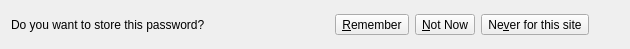
<?xml version="1.0" encoding="UTF-8"?>
<ui version="4.0">
 <class>PasswordBar</class>
 <widget class="QWidget" name="PasswordBar">
  <property name="geometry">
   <rect>
    <x>0</x>
    <y>0</y>
    <width>630</width>
    <height>35</height>
   </rect>
  </property>
  <property name="sizePolicy">
   <sizepolicy hsizetype="Preferred" vsizetype="Maximum">
    <horstretch>0</horstretch>
    <verstretch>0</verstretch>
   </sizepolicy>
  </property>
  <layout class="QHBoxLayout" name="horizontalLayout">
   <item>
    <widget class="QLabel" name="infoLabel">
     <property name="sizePolicy">
      <sizepolicy hsizetype="Maximum" vsizetype="Preferred">
       <horstretch>0</horstretch>
       <verstretch>0</verstretch>
      </sizepolicy>
     </property>
     <property name="text">
      <string>Do you want to store this password?</string>
     </property>
     <property name="buddy">
      <cstring>m_find</cstring>
     </property>
    </widget>
   </item>
   <item>
    <spacer name="horizontalSpacer">
     <property name="orientation">
      <enum>Qt::Horizontal</enum>
     </property>
     <property name="sizeHint" stdset="0">
      <size>
       <width>51</width>
       <height>27</height>
      </size>
     </property>
    </spacer>
   </item>
   <item>
    <widget class="QToolButton" name="rememberButton">
     <property name="text">
      <string>&amp;Remember</string>
     </property>
     <property name="toolButtonStyle">
      <enum>Qt::ToolButtonTextBesideIcon</enum>
     </property>
    </widget>
   </item>
   <item>
    <widget class="QToolButton" name="notNowButton">
     <property name="text">
      <string>&amp;Not Now</string>
     </property>
     <property name="toolButtonStyle">
      <enum>Qt::ToolButtonTextBesideIcon</enum>
     </property>
    </widget>
   </item>
   <item>
    <widget class="QToolButton" name="neverButton">
     <property name="text">
      <string>Ne&amp;ver for this site</string>
     </property>
     <property name="toolButtonStyle">
      <enum>Qt::ToolButtonTextBesideIcon</enum>
     </property>
    </widget>
   </item>
   <item>
    <widget class="QToolButton" name="closeButton">
     <property name="text">
      <string/>
     </property>
     <property name="toolButtonStyle">
      <enum>Qt::ToolButtonIconOnly</enum>
     </property>
     <property name="autoRaise">
      <bool>true</bool>
     </property>
    </widget>
   </item>
  </layout>
 </widget>
 <resources/>
 <connections/>
</ui>
